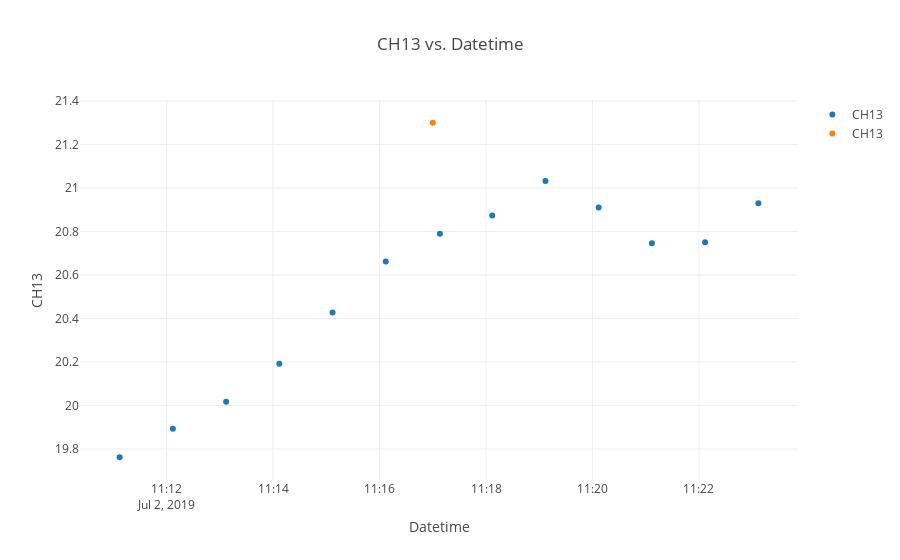

Notebook code cell kept with this figure:
### Code cell
col = "CH13"
fig = scatter2d([df_temp.index,df_meas.index],[df_temp[col],df_meas[col]],markers=True,lines=False,size_list=[6,6],show_plot=False,inline=True)
'''
fig = scatter2d([df_temp.index],[df_temp[col]],markers= True,lines=False,size_list=[6],show_plot=False,inline=True)
fig.add_scatter(
    x=[df_meas.index],
    y=[df_meas[col]],
    #mode='markers',
    error_x = dict(
        type='data',
        value=6,
        #visible = True
    )
)
'''
iplot(fig)

### Figure 1 — Plotly figure (JSON) as saved in the notebook; plotly's stock layout.template omitted (floating-point values rounded to 4 significant figures)
{"data": [{"marker": {"size": 6}, "mode": "markers", "name": "CH13", "type": "scatter", "uid": "a42b4bb1-f6da-43a9-bc6e-207b54d2203a", "x": ["2019-07-02 11:11:07", "2019-07-02 11:12:07", "2019-07-02 11:13:07", "2019-07-02 11:14:07", "2019-07-02 11:15:07", "2019-07-02 11:16:07", "2019-07-02 11:17:08", "2019-07-02 11:18:07", "2019-07-02 11:19:07", "2019-07-02 11:20:07", "2019-07-02 11:21:07", "2019-07-02 11:22:07", "2019-07-02 11:23:07"], "y": [19.76, 19.89, 20.02, 20.19, 20.43, 20.66, 20.79, 20.87, 21.03, 20.91, 20.75, 20.75, 20.93]}, {"marker": {"size": 6}, "mode": "markers", "name": "CH13", "type": "scatter", "uid": "a447e47e-cedd-4852-8355-892e50c7f5af", "x": ["2019-07-02 11:17:00"], "y": [21.3]}], "layout": {"showlegend": true, "title": "CH13 vs. Datetime", "xaxis": {"title": "Datetime"}, "yaxis": {"title": "CH13"}}}
